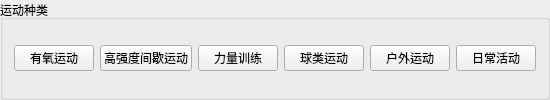
                           <widget class="QGroupBox" name="groupBox_2">
                            <property name="maximumSize">
                             <size>
                              <width>16777215</width>
                              <height>999</height>
                             </size>
                            </property>
                            <property name="title">
                             <string>运动种类</string>
                            </property>
                            <layout class="QHBoxLayout" name="horizontalLayout_8">
                             <item>
                              <widget class="QPushButton" name="btn_moderate_aerobic_exercise">
                               <property name="text">
                                <string>有氧运动</string>
                               </property>
                              </widget>
                             </item>
                             <item>
                              <widget class="QPushButton" name="btn_HIIT">
                               <property name="text">
                                <string>高强度间歇运动</string>
                               </property>
                              </widget>
                             </item>
                             <item>
                              <widget class="QPushButton" name="btn_strong_training">
                               <property name="text">
                                <string>力量训练</string>
                               </property>
                              </widget>
                             </item>
                             <item>
                              <widget class="QPushButton" name="btn_ball_sports">
                               <property name="text">
                                <string>球类运动</string>
                               </property>
                              </widget>
                             </item>
                             <item>
                              <widget class="QPushButton" name="btn_outdoor_sports">
                               <property name="text">
                                <string>户外运动</string>
                               </property>
                              </widget>
                             </item>
                             <item>
                              <widget class="QPushButton" name="btn_light_activities">
                               <property name="text">
                                <string>日常活动</string>
                               </property>
                              </widget>
                             </item>
                            </layout>
                           </widget>
